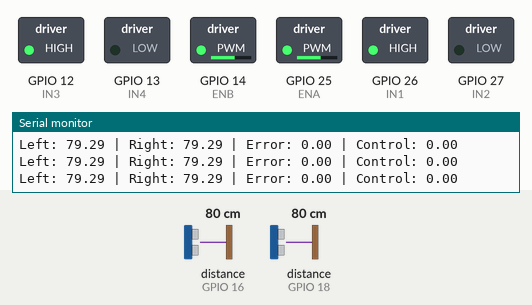
Recording of a sketch running on a simulated ESP32. On the bench: switched loads named in the sketch (green lamp = pin HIGH), the last lines printed to the serial monitor. Wiring (inferred from the names in the program): 2 × ultrasonic range finder: trigger GPIO 5, echo GPIO 18 / trigger GPIO 17, echo GPIO 16. Inputs (shaded band) come from the test bench; at power-on: distance to the obstacle (sensors on GPIO 16, GPIO 18) 80 cm. The echo pulse lasts 58.3 µs per cm; pins used as bus, display or sensor lines are not drawn.

Above: at 1.2 s.
1.3 s: distance to the obstacle (sensor on GPIO 16) set to 2 cm
At 1.9 s:
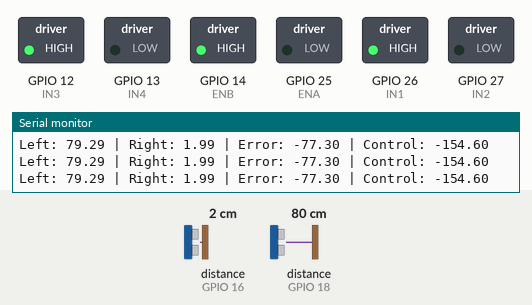
2.8 s: distance to the obstacle (sensor on GPIO 18) set to 2 cm
At 4.1 s:
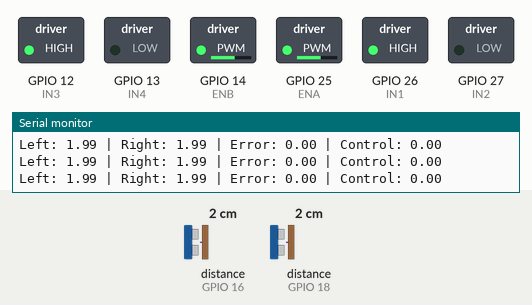
4.4 s: distance to the obstacle (sensor on GPIO 16) set to 4 cm
At 4.7 s:
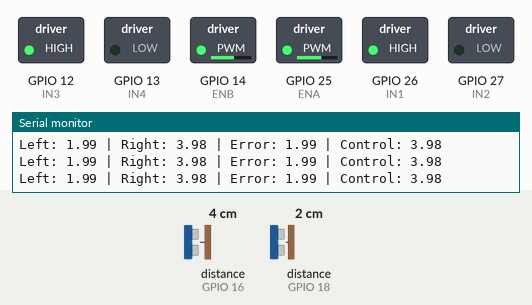
5.9 s: distance to the obstacle (sensor on GPIO 18) set to 9 cm
At 7.1 s:
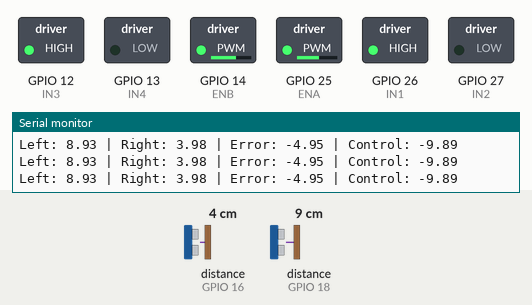
7.4 s: distance to the obstacle (sensor on GPIO 16) set to 9 cm
At 8.6 s:
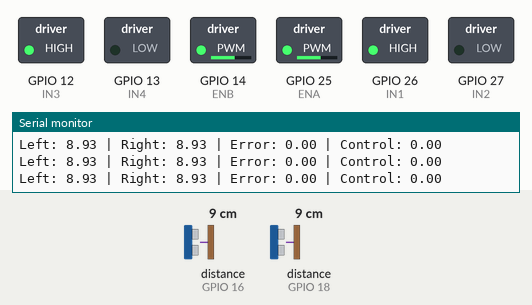
8.9 s: distance to the obstacle (sensor on GPIO 18) set to 18 cm
At 9.4 s:
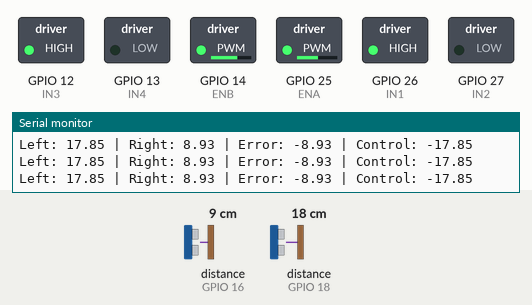
Timing chart, 0 to 11.4 s (numbered marks = the images above; inputs shaded):
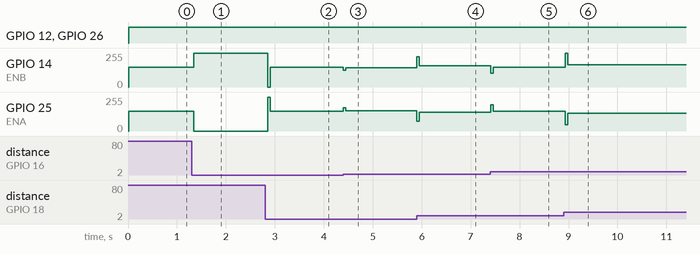

The sketch:

PD_ESP32.ino
```cpp
// =============================
// PIN CONFIGURATION
// =============================

// Ultrasonic Left
#define TRIG_L 5
#define ECHO_L 18

// Ultrasonic Right
#define TRIG_R 17
#define ECHO_R 16

// Motor Left
#define ENA 25
#define IN1 26
#define IN2 27

// Motor Right
#define ENB 14
#define IN3 12
#define IN4 13

// =============================
// CONTROL PARAMETERS
// =============================

float Kp = 2.0;
float Kd = 0.5;

float error = 0;
float previous_error = 0;
float derivative = 0;
float control = 0;

int baseSpeed = 150;

unsigned long previousTime = 0;

// =============================
// FUNCTION: READ ULTRASONIC
// =============================

float readUltrasonic(int trigPin, int echoPin) {
  digitalWrite(trigPin, LOW);
  delayMicroseconds(2);

  digitalWrite(trigPin, HIGH);
  delayMicroseconds(10);
  digitalWrite(trigPin, LOW);

  long duration = pulseIn(echoPin, HIGH);
  float distance = duration * 0.034 / 2.0; // cm

  return distance;
}

// =============================
// FUNCTION: SET MOTOR SPEED
// =============================

void setMotor(int leftSpeed, int rightSpeed) {
  leftSpeed = constrain(leftSpeed, 0, 255);
  rightSpeed = constrain(rightSpeed, 0, 255);

  // Left Motor Forward
  digitalWrite(IN1, HIGH);
  digitalWrite(IN2, LOW);
  analogWrite(ENA, leftSpeed);

  // Right Motor Forward
  digitalWrite(IN3, HIGH);
  digitalWrite(IN4, LOW);
  analogWrite(ENB, rightSpeed);
}

// =============================
// SETUP
// =============================

void setup() {
  Serial.begin(115200);

  pinMode(TRIG_L, OUTPUT);
  pinMode(ECHO_L, INPUT);
  pinMode(TRIG_R, OUTPUT);
  pinMode(ECHO_R, INPUT);

  pinMode(IN1, OUTPUT);
  pinMode(IN2, OUTPUT);
  pinMode(IN3, OUTPUT);
  pinMode(IN4, OUTPUT);

  previousTime = millis();
}

// =============================
// LOOP
// =============================

void loop() {

  float distanceLeft = readUltrasonic(TRIG_L, ECHO_L);
  float distanceRight = readUltrasonic(TRIG_R, ECHO_R);

  error = distanceRight - distanceLeft;

  unsigned long currentTime = millis();
  float dt = (currentTime - previousTime) / 1000.0;
  previousTime = currentTime;

  derivative = (error - previous_error) / dt;

  control = Kp * error + Kd * derivative;

  int leftMotorSpeed = baseSpeed + control;
  int rightMotorSpeed = baseSpeed - control;

  setMotor(leftMotorSpeed, rightMotorSpeed);

  previous_error = error;

  // Debugging
  Serial.print("Left: ");
  Serial.print(distanceLeft);
  Serial.print(" | Right: ");
  Serial.print(distanceRight);
  Serial.print(" | Error: ");
  Serial.print(error);
  Serial.print(" | Control: ");
  Serial.println(control);

  delay(50);
}
```

Measured:
- after the input at 1.3 s, GPIO 14 (ENB): 150/255 → 255/255 at once; GPIO 25 (ENA): 150/255 → 0/255 at once
- after the input at 2.8 s, GPIO 14 (ENB): 255/255 → 150/255 after 0.05 s; GPIO 25 (ENA): 0/255 → 150/255 after 0.05 s
- after the input at 4.4 s, GPIO 14 (ENB): 150/255 → 146/255 at once; GPIO 25 (ENA): 150/255 → 153/255 at once
- after the input at 5.9 s, GPIO 14 (ENB): 146/255 → 159/255 at once; GPIO 25 (ENA): 153/255 → 140/255 at once
- after the input at 7.4 s, GPIO 14 (ENB): 159/255 → 150/255 at once; GPIO 25 (ENA): 140/255 → 150/255 at once
- after the input at 8.9 s, GPIO 14 (ENB): 150/255 → 167/255 at once; GPIO 25 (ENA): 150/255 → 132/255 at once
